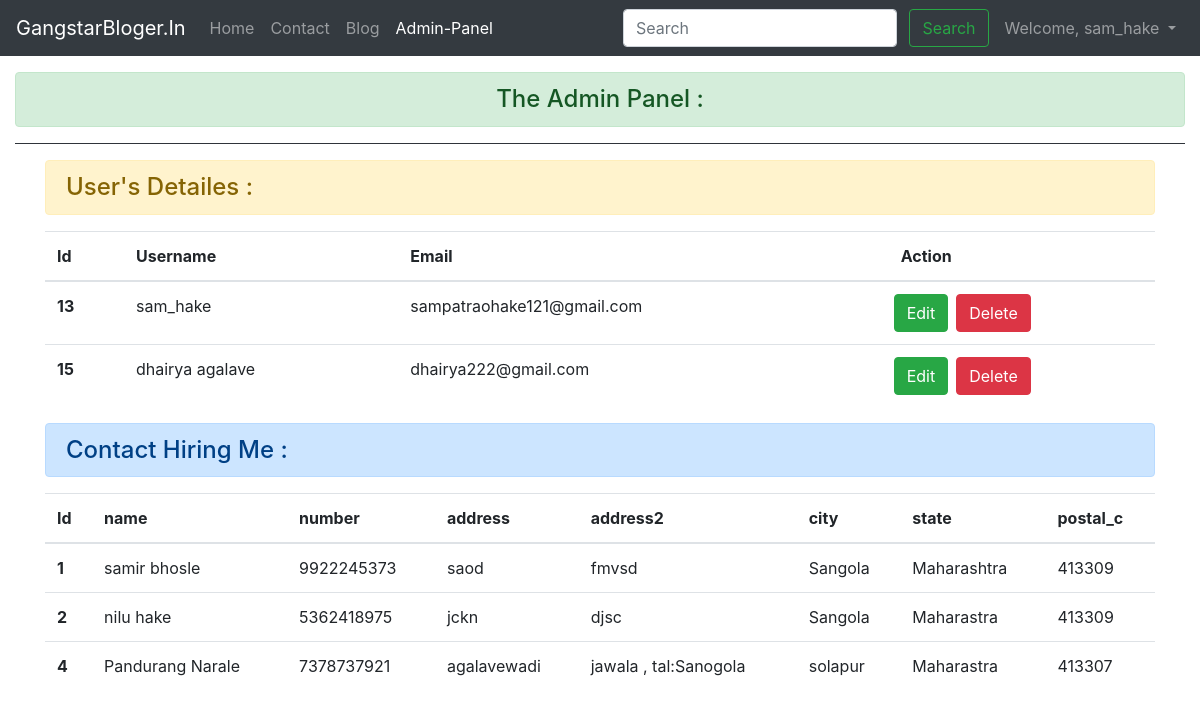
The page /admin_panel/ (signed in) on the database its author committed.
### geeks_app/models.py (models this page shows, shortened)
class contactModel(models.Model):
    name = models.CharField(max_length=100)
    number = models.IntegerField()
    address = models.TextField()
    address2 = models.TextField()
    city = models.CharField(max_length=50)
    state = models.CharField(max_length=50)
    postal_c = models.CharField(max_length=10)

### geeks_app/views.py (the view)
# urls.py: path('admin_panel/',views.admin_panel,name="admin_panel"),
def admin_panel(request):
    a = User.objects.all()
    b = contactModel.objects.all()
    return render(request,'admin_panel.html',{'admin_data':a,'contact_data':b})

### geeks_app/templates/admin_panel.html (shortened to what this page needs)
<!DOCTYPE html>
<html lang="en">
<head>
    <link rel="stylesheet" href="https://stackpath.bootstrapcdn.com/bootstrap/4.5.2/css/bootstrap.min.css"
>
</head>
<body>
    <nav class="navbar navbar-expand-lg navbar-dark bg-dark">
        <a class="navbar-brand" href="/">GangstarBloger.In</a>
        <div class="collapse navbar-collapse float-right" id="navbarSupportedContent">
          <ul class="navbar-nav mr-auto ">
                <li class="nav-item ">
                <a class="nav-link" href="/">Home </a>
                </li>
                <li class="nav-item">
                <a class="nav-link" href="/contact_us">Contact</a>
                </li>
                <li class="nav-item ">
                    <a class="nav-link" href="/addingBlog">Blog </a>
                </li>
                <li class="nav-item active">
                    <a class="nav-link" href="/admin_panel">Admin-Panel <span class="sr-only">(current)</span></a>
                </li>
          </ul>
          <div class="ml-auto form-inline ">
            <form class=" my-2 my-lg-0">
              <input class="form-control mr-sm-2" type="search" placeholder="Search" aria-label="Search">
              <button class="btn btn-outline-success my-2 my-sm-0 mr-2" type="submit">Search</button>
            </form>
            {% if user.is_authenticated %}
            <ul class="navbar-nav ml-auto">
              <li class="nav-item dropdown">
                <a class="nav-link dropdown-toggle" href="#" id="navbarDropdown" role="button" data-toggle="dropdown"
                  aria-haspopup="true" aria-expanded="false">
                  Welcome, {{request.user}}
                </a>
              </li>
            </ul>
          {% endif %}
        </div>
      </nav>
      <div class="container-fluid text-center my-3">
          <h4 class="alert alert-success">The Admin Panel :</h4>
          <hr class="bg-dark">
      </div>
      <div class="container my-3">
          <div class="row">
                  <div class="col-md-12">
                      <h4 class="alert alert-warning">User's Detailes :</h4>
                      <table class="table table-hover">
                        <thead>
                          <tr>
                            <th scope="col">Id</th>
                            <th scope="col">Username</th>
                            <th scope="col">Email</th>
                            <th scope="col">Action</th>
                          </tr>
                        </thead>
                        <tbody>
                            {% for data in admin_data %}
                            <tr>
                                <th scope="row">{{data.id}}</th>
                                <td>{{data.username}}</td>
                                <td>{{data.email}}</td>
                                <td>
                                    <div class="row">
                                <form action="/Update_admin_value/" method="POST" class="d-inline">
                                    <input type="submit" class="btn btn-success mx-2" value="Edit">
                                </form>
                                <form action="/Delete_admin_data/" method="POST">
                                    <input type="submit" class="btn btn-danger" value="Delete">
                                </form>
                            </div>
                                </td>
                            </tr>
                            {% endfor %}
                        </tbody>
                      </table>
                  </div>
                  <div class="col-md-12">
                    <h4 class="alert alert-primary">Contact Hiring Me :</h4>
                    <table class="table table-hover">
                      <thead>
                        <tr>
                          <th scope="col">Id</th>
                          <th scope="col">name</th>
                          <th scope="col">number</th>
                          <th scope="col">address</th>
                          <th scope="col">address2</th>
                          <th scope="col">city</th>
                          <th scope="col">state</th>
                          <th scope="col">postal_c</th>
                        </tr>
                      </thead>
                      <tbody>
                          {% for iMO in contact_data %}
                          <tr>
                              <th scope="row">{{iMO.id}}</th>
                              <td>{{iMO.name}}</td>
                              <td>{{iMO.number}}</td>
                              <td>{{iMO.address}}</td>
                              <td>{{iMO.address2}}</td>
                              <td>{{iMO.city}}</td>
                              <td>{{iMO.state}}</td>
                              <td>{{iMO.postal_c}}</td>
                          </tr>
                          {% endfor %}
                      </tbody>
                    </table>
                  </div>
          </div>
      </div>
</body>
</html>

### rows shown on the page
contactModel: id "1", name "samir bhosle", number "9922245373", address "saod", address2 "fmvsd", city "Sangola", state "Maharashtra", postal_c "413309"
contactModel: id "2", name "nilu hake", number "5362418975", address "jckn", address2 "djsc", city "Sangola", state "Maharastra", postal_c "413309"
contactModel: id "4", name "Pandurang Narale", number "7378737921", address "agalavewadi", address2 "jawala , tal:Sanogola", city "solapur", state "Maharastra", postal_c "413307"

### other values the page prints
{{ request.user }} "sam_hake"
{{ data.id }} "13"
{{ data.username }} "sam_hake"
{{ data.email }} "sampatraohake121@gmail.com"
{{ data.id }} "15"
{{ data.username }} "dhairya agalave"
{{ data.email }} "dhairya222@gmail.com"
